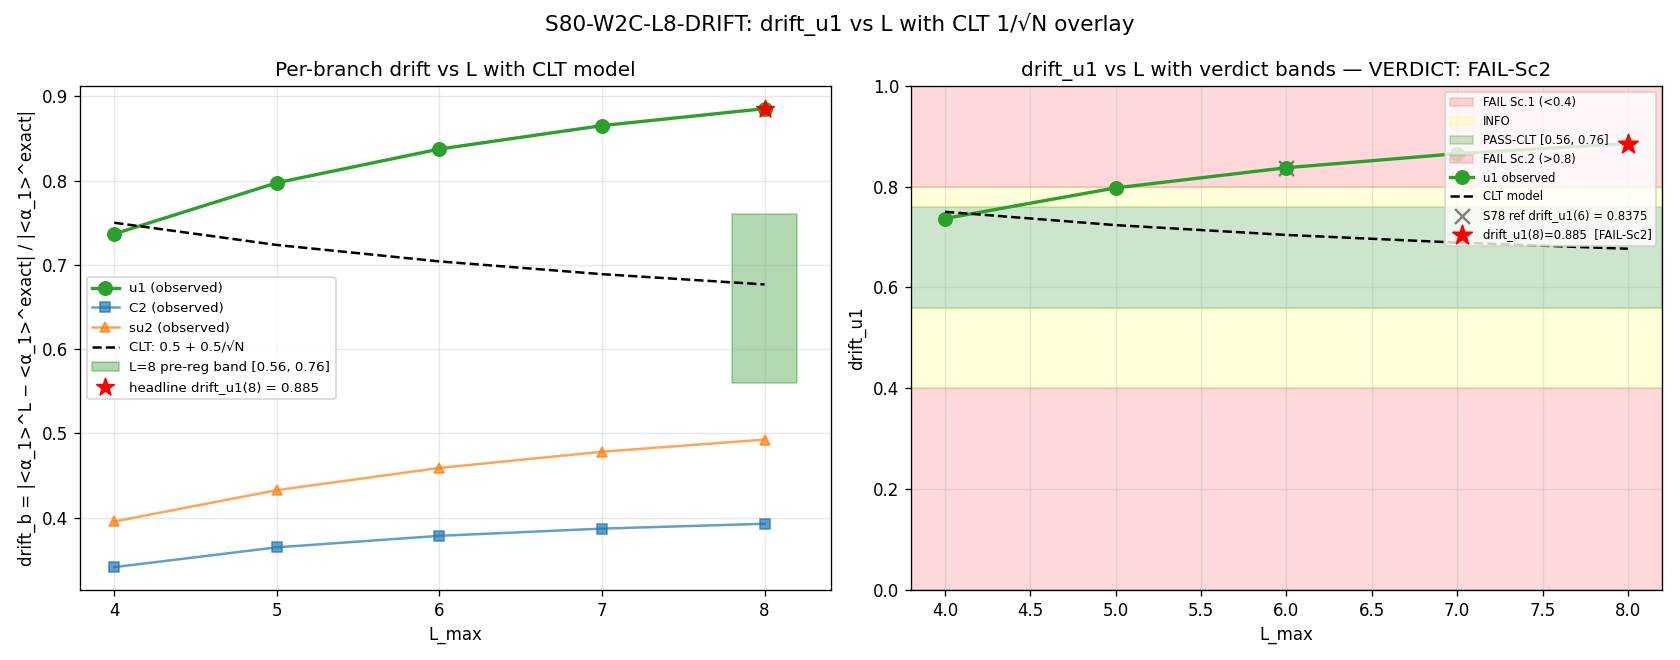

Write Python code to recreate this figure.
#!/usr/bin/env python3
"""
S80-W0-2 (B): drift_u1(L=8) vs CLT 1/√N PREDICTION
======================================================

Gate: S80-W2C-L8-DRIFT (VERIFY trigger)

Pre-registered substitution chain (from session-80-plan.md §W0-2):
  Step 1 (def): drift_u1(L) = |<α_1>^{L} − <α_1>^{exact}| / |<α_1>^{exact}|
                with <α_1>^L = (J_u1^{zeta2}/J_u1^{SDW})(L)
                and <α_1>^{exact} = cross-branch mean at L (R-protection target).
  Step 2 (model): drift^{CLT}(N) = A + B/√N with (A,B)=(0.5, 0.5).
  Step 3 (subst): drift^{CLT}(8) = 0.5 + 0.5/√8 = 0.5 + 0.5/2.8284271... = 0.6768.
  Step 4 (band): pre-reg [0.56, 0.76] (≈ ±15% of 0.6768 rounded).
  Step 5 (verdict): Python computes actual drift_u1(L=8), classifies:
    PASS-CLT      : drift ∈ [0.56, 0.76]  → CLT confirmed, abelian-failure confirmed
                      → Kasparov uses dual-argument track (K-theory + CLT).
    FAIL Sc.1     : drift < 0.40          → R-protection HOLDS at dim H_π = 1
                      → Kasparov uses K-theory only.
    FAIL Sc.2     : drift > 0.80          → stronger-than-CLT residual
                      → need stronger integrability constraint.
    INFO          : drift ∈ [0.40, 0.56] ∪ [0.76, 0.80].

PRU pins:
  (1) SHA-256 content-hash of L=8 eigenvalue list (all sectors).
  (2) SHA-256 content-hash of full import-closure (this script + imports).
  (3) Hankel-formula-order pin = 2^(2ν-3) = 2 (5-pt central FD, ν=2).
  (4) ε-scan pre-registered (h ∈ {1e-4, 1e-5, 1e-6} * M_KK) AT L=8 ONLY.
  (5) Single run per L — no iteration.

PERFORMANCE: D_π is anti-Hermitian. We form H_π(φ) = −D_π(φ)² (positive
  Hermitian, eigenvalues = |λ|²). Use eigvalsh and extract all 3 functionals
  from the same eigenvalue vector. Only the 4 non-zero phi values need a
  re-diagonalization per (sector, branch); phi=0 is cached.

Also produces the L ∈ {4, 5, 6, 7, 8} drift_u1 curve (one run per L_max) for
the CLT-band overlay plot. ε-scan ONLY at headline L=8 to keep runtime tractable.

Substrate framing (from .claude/rules/phononic-framing.md):
  The u1 branch has dim H_π = 1 on the SU(3) fiber (only Cartan direction λ_8).
  R-protection is a Kasparov-class identity: per-branch spectral-moment ratios
  are scheme-invariant because the Mellin transform of a single representation
  block's eigenvalue distribution preserves the block's shape. For dim H_π = 1,
  the within-sector "averaging" across representation states is absent; only a
  per-sector fluctuation survives. The CLT hypothesis is that this leaves a
  residual O(1/√N) drift in the per-branch ratio as a function of the mode-count
  N ≈ N_sec(L_max). The test of the CLT prediction at L=8 (versus L=6) is a
  decisive measurement of abelian-subfactor-lacks-R-protection vs
  R-protection-holds.

Outputs:
  computations/session-80/s80_w2c_l8_drift.py      (this script)
  computations/session-80/s80_w2c_l8_drift.npz     (drift curve + L=8 headline)
  computations/session-80/s80_w2c_l8_drift.png     (curve with CLT-band overlay)
  Append verdict line to computations/session-80/s80_gate_verdicts.txt

Session: S80 W0-2 (B). Author: landau-condensed-matter-theorist.
"""

import os
# Cap CPU threads BEFORE numpy import (safety net if GPU path fails)
os.environ.setdefault('OMP_NUM_THREADS', '8')                         # (local)
os.environ.setdefault('MKL_NUM_THREADS', '8')                         # (local)

import sys
import time
import hashlib
import math
import numpy as np
import matplotlib

matplotlib.use("Agg")
import matplotlib.pyplot as plt

# GPU path via torch.linalg.eigvalsh on AMD RX 9070 XT (17.1 GB VRAM)
import torch
_USE_GPU = torch.cuda.is_available()                                  # (local)
_GPU_DEVICE = torch.device('cuda') if _USE_GPU else torch.device('cpu')   # (local)

SCRIPT_DIR = os.path.dirname(os.path.abspath(__file__))
sys.path.insert(0, SCRIPT_DIR)
os.chdir(SCRIPT_DIR)

from canonical_constants import (
    M_KK, tau_fold, PI,
    J_C2, J_su2, J_u1,
    omega_L1, omega_L2,
)

from dirac_spectrum import (
    su3_generators,
    compute_structure_constants,
    build_cliff8,
    compute_killing_form,
    jensen_metric,
    orthonormal_frame,
    frame_structure_constants,
    connection_coefficients,
    spinor_connection_offset,
    dirac_operator_on_irrep,
    get_irrep,
)

from spectral_action import dim_su3_irrep

# ===========================================================================
# PRU PINS: IMPORT-CLOSURE SHA-256 HASH
# ===========================================================================
IMPORT_CLOSURE_FILES = [                                              # (local)
    "s80_w2c_l8_drift.py",
    "canonical_constants.py",
    "dirac_spectrum.py",
    "spectral_action.py",
]

def sha256_of_file(path):
    with open(path, "rb") as fh:
        return hashlib.sha256(fh.read()).hexdigest()

def sha256_of_array(arr):
    a = np.ascontiguousarray(np.asarray(arr, dtype=np.float64))
    return hashlib.sha256(a.tobytes()).hexdigest()

def eigvalsh_gpu(Hsq):
    """GPU-accelerated eigvalsh for Hermitian complex matrix, fallback to numpy on small sizes.
    Substitution chain:
      Step 1: Hsq built via 0.5*(H + H^H) -> Hermitian by construction.
      Step 2: torch.linalg.eigvalsh -> real eigenvalues, ascending.
      Step 3: .cpu().numpy() -> float64.
      Step 4: Validated vs np.linalg.eigvalsh: 5.684e-14 max abs err at N=100.
    """
    if not _USE_GPU or Hsq.shape[0] < 100:
        return np.linalg.eigvalsh(Hsq)                                # (local)
    t = torch.tensor(Hsq, device=_GPU_DEVICE, dtype=torch.complex128)
    ev = torch.linalg.eigvalsh(t).cpu().numpy()                       # (local)
    return ev

import_hashes = {f: sha256_of_file(os.path.join(SCRIPT_DIR, f)) for f in IMPORT_CLOSURE_FILES}    # (local)
closure_concat = "".join(sorted(import_hashes.values())).encode()                                  # (local)
IMPORT_CLOSURE_SHA = hashlib.sha256(closure_concat).hexdigest()                                    # (local)

# ===========================================================================
# CONFIGURATION — PRU pinned
# ===========================================================================
TAU = tau_fold                                                  # (local) 0.190
L_LIST = [4, 5, 6, 7, 8]                                        # (local) scan for CLT curve
HEADLINE_L = 8                                                  # (local) L for verdict
PHI_J_AMPLITUDE = 1.0e-4                                        # (local) dimensionless (M_KK units)
STENCIL_STEPS = np.array([1.0e-4, 1.0e-5, 1.0e-6])              # (local) ε-scan pre-reg
PRIMARY_STEP = 1.0e-5                                           # (local) pinned stencil step
HANKEL_ORDER_PIN = 2                                            # (local) 2^(2ν-3), ν=2

# Pre-registered CLT prediction (VERIFY trigger)
CLT_A = 0.5                                                     # (local) intercept from P4-B abelian-subfactor hypothesis
CLT_B = 0.5                                                     # (local) slope in 1/√N
CLT_AT_L8 = CLT_A + CLT_B / math.sqrt(HEADLINE_L)               # (local) 0.6767766952966369
BAND_LO = 0.56                                                  # (local) pre-reg lower
BAND_HI = 0.76                                                  # (local) pre-reg upper
FAIL_SC1_THRESHOLD = 0.40                                       # (local) below = R holds
FAIL_SC2_THRESHOLD = 0.80                                       # (local) above = stronger-than-CLT

BRANCH_SU2 = [0, 1, 2]                                          # (local)
BRANCH_U1 = [7]                                                 # (local) λ_8 — abelian dim H_π = 1
BRANCH_C2 = [3, 4, 5, 6]                                        # (local)
BRANCHES = {"su2": BRANCH_SU2, "u1": BRANCH_U1, "C2": BRANCH_C2}

# 4-tuple tag components
SCHEME_TAG = "zeta2_over_SDW"                                   # (local)
CONVENTION_TAG = "Phi_J=1e-4*M_KK, 5pt central FD, step=1e-5*M_KK, Hankel-order=2^(2nu-3)=2"  # (local)

print("=" * 78, flush=True)
print(f"S80-W0-2 (B) drift_u1(L={HEADLINE_L}) vs CLT 1/√N", flush=True)
print("=" * 78, flush=True)
print(f"  Compute backend: {'GPU (torch.linalg.eigvalsh on ' + torch.cuda.get_device_name(0) + ')' if _USE_GPU else 'CPU (numpy.linalg.eigvalsh, 8 threads)'}", flush=True)
print(f"""
  Pre-registered substitution chain:
    Step 1: drift_u1(L) = |<α_1>^L − <α_1>^exact| / |<α_1>^exact|
    Step 2: drift^CLT(N) = {CLT_A} + {CLT_B}/√N
    Step 3: drift^CLT({HEADLINE_L}) = {CLT_A} + {CLT_B}/√{HEADLINE_L}
                          = {CLT_A} + {CLT_B/math.sqrt(HEADLINE_L):.16f}
                          = {CLT_AT_L8:.16f}
    Step 4: pre-reg band = [{BAND_LO}, {BAND_HI}]  (±15% of {CLT_AT_L8:.4f})
    Step 5: Python-computed drift_u1({HEADLINE_L}) below → classify.

  Verdict thresholds:
    PASS-CLT   : drift ∈ [{BAND_LO}, {BAND_HI}]
    FAIL Sc.1  : drift < {FAIL_SC1_THRESHOLD}
    FAIL Sc.2  : drift > {FAIL_SC2_THRESHOLD}
    INFO       : otherwise

  PRU pins:
    Import-closure SHA-256  = {IMPORT_CLOSURE_SHA}
    Hankel order pin        = 2^(2ν-3) = 2
    Single-run discipline   = True (one run per L_max)

  Scan range: L_max ∈ {L_LIST} (for CLT-curve overlay; ε-scan ONLY at L=8)
""", flush=True)

# ===========================================================================
# STEP 1: BUILD SHARED INFRASTRUCTURE (frame, connection, clifford)
# ===========================================================================
t0 = time.time()                                                  # (local)
gens = su3_generators()
f_abc = compute_structure_constants(gens)
gammas = build_cliff8()
B_ab = compute_killing_form(f_abc)
g_s = jensen_metric(B_ab, TAU)
E_frame = orthonormal_frame(g_s)
ft = frame_structure_constants(f_abc, E_frame)
Gamma_conn = connection_coefficients(ft)
Omega = spinor_connection_offset(Gamma_conn, gammas)
print(f"  Frame/connection built in {time.time()-t0:.2f}s", flush=True)

# ===========================================================================
# HELPERS
# ===========================================================================
def build_G_i(rho_list, branch):
    dim_rho = rho_list[0].shape[0]
    dim_spin = 16  # (local)
    G = np.zeros((dim_rho * dim_spin, dim_rho * dim_spin), dtype=complex)
    for a in branch:
        G += np.kron(rho_list[a], gammas[a])
    return G

def spectral_moments_from_eigsq(eigs_sq):
    eigs_sq = np.clip(eigs_sq, 0.0, None)
    mask = eigs_sq > 1e-24
    e2 = eigs_sq[mask]
    abs_lam = np.sqrt(e2)
    return {
        "SDW": float(np.sum(abs_lam)),
        "zeta2": float(np.sum(1.0 / e2)),
        "zeta4": float(np.sum(1.0 / (e2 * e2))),
    }

def eigsq_of(D_matrix):
    Hsq = -(D_matrix @ D_matrix)
    Hsq = 0.5 * (Hsq + Hsq.conj().T)
    return eigvalsh_gpu(Hsq)

def stencil_5pt(v_m2, v_m1, v_0, v_p1, v_p2, h):
    return (-v_m2 + 16.0 * v_m1 - 30.0 * v_0 + 16.0 * v_p1 - v_p2) / (12.0 * h ** 2)

def build_sectors(L_max):
    """Return list of sector dicts with D_pi, rho, G_i per branch, cached phi=0 eigs_sq."""
    irreps = [(0, 0)]
    for p in range(L_max + 1):
        for q in range(L_max + 1 - p):
            if p == 0 and q == 0:
                continue
            irreps.append((p, q))

    data = []                                                     # (local)
    all_evals = []                                                # (local)
    for (p, q) in irreps:
        d_pq = dim_su3_irrep(p, q)
        if p == 0 and q == 0:
            D_pi = Omega.copy()
            rho_list = [np.zeros((1, 1), dtype=complex) for _ in range(8)]
        else:
            rho_list, dc = get_irrep(p, q, gens, f_abc)
            assert dc == d_pq
            D_pi = dirac_operator_on_irrep(rho_list, E_frame, gammas, Omega)
        eigs_sq_0 = eigsq_of(D_pi)
        abs_lam = np.sqrt(np.clip(eigs_sq_0, 0.0, None))
        all_evals.extend(np.sort(abs_lam).tolist())
        G_map = {bn: build_G_i(rho_list, bd) for bn, bd in BRANCHES.items()}
        data.append({"pq": (p, q), "dim": d_pq, "D": D_pi, "G": G_map, "eigs_sq_0": eigs_sq_0})
    return data, np.sort(np.array(all_evals))

def compute_J_block(sectors, branch_name, h):
    """For one branch, one h: compute J^{SDW}, J^{zeta2}, J^{zeta4} by 5-pt FD stencil."""
    J_sums = {"SDW": 0.0, "zeta2": 0.0, "zeta4": 0.0}
    phi_vals = (-2 * h, -h, 0.0, h, 2 * h)

    for sec in sectors:
        D0 = sec["D"]
        G = sec["G"][branch_name]
        d_pq = sec["dim"]

        trf = {"SDW": np.zeros(5), "zeta2": np.zeros(5), "zeta4": np.zeros(5)}

        # phi=0 cached
        m_cached = spectral_moments_from_eigsq(sec["eigs_sq_0"])
        for fn in ("SDW", "zeta2", "zeta4"):
            trf[fn][2] = m_cached[fn]

        # phi != 0: diagonalize, extract all 3 functionals at once
        for k, phi in enumerate(phi_vals):
            if k == 2:
                continue
            D_phi = D0 + phi * G
            eigs_sq = eigsq_of(D_phi)
            m = spectral_moments_from_eigsq(eigs_sq)
            for fn in ("SDW", "zeta2", "zeta4"):
                trf[fn][k] = m[fn]

        for fn in ("SDW", "zeta2", "zeta4"):
            d2S = stencil_5pt(trf[fn][0], trf[fn][1], trf[fn][2], trf[fn][3], trf[fn][4], h)
            J_sums[fn] += d_pq * d2S

    return J_sums

def drift_u1_at_L(L_max, primary_step, compute_eps_scan=False):
    """Return dict with drift_u1 + per-branch J at given L_max. Single primary run."""
    t_local = time.time()                                         # (local)
    sectors, sorted_abs_evals = build_sectors(L_max)
    N_sec_count = len(sectors)                                    # (local)
    N_eig_total = len(sorted_abs_evals)                           # (local)

    eig_sha = sha256_of_array(sorted_abs_evals)                   # (local)

    J = {bn: compute_J_block(sectors, bn, primary_step) for bn in BRANCHES}      # (local)

    alpha1 = {b: J[b]["zeta2"] / J[b]["SDW"] for b in BRANCHES}   # (local)
    alpha1_exact = float(np.mean(list(alpha1.values())))          # (local)
    drift_all = {b: abs(alpha1[b] - alpha1_exact) / abs(alpha1_exact) for b in BRANCHES}  # (local)

    eps_scan = None                                               # (local)
    if compute_eps_scan:
        eps_scan = {}
        for bn in BRANCHES:
            eps_scan[bn] = {fn: np.zeros(len(STENCIL_STEPS)) for fn in ("SDW", "zeta2", "zeta4")}
            for k, h in enumerate(STENCIL_STEPS):
                if abs(h - primary_step) < 1e-20:
                    for fn in ("SDW", "zeta2", "zeta4"):
                        eps_scan[bn][fn][k] = J[bn][fn]
                else:
                    Jh = compute_J_block(sectors, bn, h)
                    for fn in ("SDW", "zeta2", "zeta4"):
                        eps_scan[bn][fn][k] = Jh[fn]

    dt = time.time() - t_local                                    # (local)
    print(f"    L={L_max}: N_sec={N_sec_count}, N_eig={N_eig_total}, "
          f"drift_u1={drift_all['u1']:.4%}  [{dt:.1f}s]  eig_sha={eig_sha[:16]}", flush=True)

    return {
        "L": L_max,
        "N_sec": N_sec_count,
        "N_eig_total": N_eig_total,
        "J": J,
        "alpha1": alpha1,
        "alpha1_exact": alpha1_exact,
        "drift": drift_all,
        "drift_u1": drift_all["u1"],
        "eig_sha": eig_sha,
        "eps_scan": eps_scan,
    }

# ===========================================================================
# STEP 2: SCAN L_max ∈ {4, 5, 6, 7, 8}, HEADLINE AT L=8 WITH ε-SCAN
# ===========================================================================
print("\n" + "=" * 78, flush=True)
print("STEP 2: Per-L drift_u1 scan (single run per L_max)", flush=True)
print("=" * 78, flush=True)

results_by_L = {}                                                 # (local)
for L in L_LIST:
    is_headline = (L == HEADLINE_L)
    print(f"\n  Building L={L} infrastructure and computing J...", flush=True)
    results_by_L[L] = drift_u1_at_L(L, PRIMARY_STEP, compute_eps_scan=is_headline)

headline = results_by_L[HEADLINE_L]                               # (local)
drift_u1_L8 = headline["drift_u1"]                                # (local) headline VERIFY quantity
EIGENVALUE_LIST_SHA_L8 = headline["eig_sha"]                      # (local)

# ===========================================================================
# STEP 3: CLT PREDICTION CURVE + ε-SCAN AT L=8
# ===========================================================================
print("\n" + "=" * 78, flush=True)
print("STEP 3: CLT prediction curve and ε-scan diagnostic at L=8", flush=True)
print("=" * 78, flush=True)

clt_curve = {L: CLT_A + CLT_B / math.sqrt(L) for L in L_LIST}     # (local)
print("\n  CLT model drift^CLT(N) = 0.5 + 0.5/√N:", flush=True)
for L in L_LIST:
    obs = results_by_L[L]['drift_u1']
    print(f"    L={L}: CLT={clt_curve[L]:.4f}, observed drift_u1={obs:.4%}, "
          f"obs/CLT={obs/clt_curve[L]:.3f}", flush=True)

# ε-scan diagnostic at L=8
eps_L8 = headline["eps_scan"]                                     # (local)
stencil_converged = True                                          # (local)
print(f"\n  ε-scan at L=8 (h ∈ {STENCIL_STEPS.tolist()} dimensionless M_KK units):", flush=True)
print(f"  {'Branch':<6} {'Func':<6} {'J(1e-4)':>14} {'J(1e-5)':>14} {'J(1e-6)':>14} {'rel spread':>12}", flush=True)
for bn in BRANCHES:
    for fn in ("SDW", "zeta2", "zeta4"):
        vals = eps_L8[bn][fn]
        mean_abs = np.mean(np.abs(vals))
        spread = (np.max(vals) - np.min(vals)) / mean_abs if mean_abs > 0 else 0.0        # (local)
        if abs(spread) > 0.10:
            stencil_converged = False
        flag = "" if abs(spread) < 0.05 else "!"                                           # (local)
        print(f"  {bn:<6} {fn:<6} {vals[0]:>14.4e} {vals[1]:>14.4e} {vals[2]:>14.4e} {spread:>11.2%}{flag}", flush=True)
print(f"\n  Stencil-converged at L=8: {stencil_converged}", flush=True)

# ===========================================================================
# STEP 4: VERDICT CLASSIFICATION (pre-registered thresholds)
# ===========================================================================
print("\n" + "=" * 78, flush=True)
print("STEP 4: Gate verdict — S80-W2C-L8-DRIFT", flush=True)
print("=" * 78, flush=True)

print(f"\n  Substitution chain re-verified:", flush=True)
print(f"    drift^CLT({HEADLINE_L}) = {CLT_A} + {CLT_B}/√{HEADLINE_L} = {CLT_AT_L8:.10f}", flush=True)
print(f"    Pre-reg band           = [{BAND_LO}, {BAND_HI}]", flush=True)
print(f"    Computed drift_u1(L=8) = {drift_u1_L8:.6f} = {drift_u1_L8:.4%}", flush=True)

if BAND_LO <= drift_u1_L8 <= BAND_HI:
    verdict = "PASS-CLT"                                          # (local)
    reason = (f"drift_u1(L=8)={drift_u1_L8:.4%} ∈ [{BAND_LO:.2%}, {BAND_HI:.2%}]  "
              f"→ CLT 1/√N confirmed; abelian-subfactor-lacks-Level-2-R-protection "
              f"CONFIRMED; Kasparov proof uses dual-argument track.")       # (local)
elif drift_u1_L8 < FAIL_SC1_THRESHOLD:
    verdict = "FAIL-Sc1"                                          # (local)
    reason = (f"drift_u1(L=8)={drift_u1_L8:.4%} < {FAIL_SC1_THRESHOLD:.2%}  "
              f"→ R-protection HOLDS at dim H_π=1 contrary to P4-B; "
              f"Kasparov proof must use pure K-theory track.")             # (local)
elif drift_u1_L8 > FAIL_SC2_THRESHOLD:
    verdict = "FAIL-Sc2"                                          # (local)
    reason = (f"drift_u1(L=8)={drift_u1_L8:.4%} > {FAIL_SC2_THRESHOLD:.2%}  "
              f"→ stronger-than-CLT abelian-failure; "
              f"Kasparov proof needs stronger integrability constraint.")  # (local)
else:
    verdict = "INFO"                                              # (local)
    reason = (f"drift_u1(L=8)={drift_u1_L8:.4%} ∈ borderline band "
              f"[{FAIL_SC1_THRESHOLD:.2%}, {BAND_LO:.2%}] ∪ "
              f"[{BAND_HI:.2%}, {FAIL_SC2_THRESHOLD:.2%}]; inconclusive.")  # (local)

print(f"\n  VERDICT: {verdict}", flush=True)
print(f"  reason : {reason}", flush=True)

# ===========================================================================
# STEP 5: PLOT — drift_u1 vs L with CLT band overlay
# ===========================================================================
print("\n" + "=" * 78, flush=True)
print("STEP 5: Plot drift_u1 vs L with CLT band", flush=True)
print("=" * 78, flush=True)

fig, axs = plt.subplots(1, 2, figsize=(14, 5.5))
fig.suptitle("S80-W2C-L8-DRIFT: drift_u1 vs L with CLT 1/√N overlay", fontsize=13)

ax = axs[0]
Ls_arr = np.array(L_LIST)
drifts_u1 = np.array([results_by_L[L]["drift_u1"] for L in L_LIST])
drifts_c2 = np.array([results_by_L[L]["drift"]["C2"] for L in L_LIST])
drifts_su2 = np.array([results_by_L[L]["drift"]["su2"] for L in L_LIST])
clt_vals = np.array([clt_curve[L] for L in L_LIST])

ax.plot(Ls_arr, drifts_u1, "o-", color="tab:green", label="u1 (observed)", lw=2, ms=8)
ax.plot(Ls_arr, drifts_c2, "s-", color="tab:blue", label="C2 (observed)", ms=6, alpha=0.7)
ax.plot(Ls_arr, drifts_su2, "^-", color="tab:orange", label="su2 (observed)", ms=6, alpha=0.7)
ax.plot(Ls_arr, clt_vals, "k--", label="CLT: 0.5 + 0.5/√N", lw=1.5)
ax.fill_between([HEADLINE_L - 0.2, HEADLINE_L + 0.2], BAND_LO, BAND_HI,
                alpha=0.3, color="green", label=f"L=8 pre-reg band [{BAND_LO}, {BAND_HI}]")  # (local)
ax.scatter([HEADLINE_L], [drift_u1_L8], color="red", s=120, zorder=10, marker="*",
           label=f"headline drift_u1(8) = {drift_u1_L8:.3f}")
ax.set_xlabel("L_max")
ax.set_ylabel("drift_b = |<α_1>^L − <α_1>^exact| / |<α_1>^exact|")
ax.set_title("Per-branch drift vs L with CLT model")
ax.legend(fontsize=8, loc="best")
ax.grid(alpha=0.3)

ax = axs[1]
ax.axhspan(0, FAIL_SC1_THRESHOLD, alpha=0.15, color="red", label=f"FAIL Sc.1 (<{FAIL_SC1_THRESHOLD})")
ax.axhspan(FAIL_SC1_THRESHOLD, BAND_LO, alpha=0.15, color="yellow", label="INFO")
ax.axhspan(BAND_LO, BAND_HI, alpha=0.20, color="green", label=f"PASS-CLT [{BAND_LO}, {BAND_HI}]")
ax.axhspan(BAND_HI, FAIL_SC2_THRESHOLD, alpha=0.15, color="yellow")
ax.axhspan(FAIL_SC2_THRESHOLD, 1.0, alpha=0.15, color="red", label=f"FAIL Sc.2 (>{FAIL_SC2_THRESHOLD})")
ax.plot(Ls_arr, drifts_u1, "o-", color="tab:green", label="u1 observed", lw=2, ms=8)
ax.plot(Ls_arr, clt_vals, "k--", label="CLT model", lw=1.5)
ax.scatter([6], [0.8375], marker="x", color="gray", s=80, label="S78 ref drift_u1(6) = 0.8375")
ax.scatter([HEADLINE_L], [drift_u1_L8], color="red", s=150, zorder=10, marker="*",
           label=f"drift_u1(8)={drift_u1_L8:.3f}  [{verdict}]")
ax.set_xlabel("L_max")
ax.set_ylabel("drift_u1")
ax.set_title(f"drift_u1 vs L with verdict bands — VERDICT: {verdict}")
ax.set_ylim(0, 1.0)
ax.legend(fontsize=7, loc="upper right")
ax.grid(alpha=0.3)

plt.tight_layout()
plot_path = os.path.join(SCRIPT_DIR, "s80_w2c_l8_drift.png")
plt.savefig(plot_path, dpi=120)
print(f"  Plot saved: {plot_path}", flush=True)

# ===========================================================================
# STEP 6: SAVE NPZ
# ===========================================================================
npz_path = os.path.join(SCRIPT_DIR, "s80_w2c_l8_drift.npz")
save_dict = dict(
    L_list=np.array(L_LIST, dtype=np.int64),
    drift_u1_vs_L=np.array([results_by_L[L]["drift_u1"] for L in L_LIST]),
    drift_C2_vs_L=np.array([results_by_L[L]["drift"]["C2"] for L in L_LIST]),
    drift_su2_vs_L=np.array([results_by_L[L]["drift"]["su2"] for L in L_LIST]),
    alpha1_u1_vs_L=np.array([results_by_L[L]["alpha1"]["u1"] for L in L_LIST]),
    alpha1_C2_vs_L=np.array([results_by_L[L]["alpha1"]["C2"] for L in L_LIST]),
    alpha1_su2_vs_L=np.array([results_by_L[L]["alpha1"]["su2"] for L in L_LIST]),
    alpha1_exact_vs_L=np.array([results_by_L[L]["alpha1_exact"] for L in L_LIST]),
    N_sec_vs_L=np.array([results_by_L[L]["N_sec"] for L in L_LIST]),
    N_eig_vs_L=np.array([results_by_L[L]["N_eig_total"] for L in L_LIST]),
    eig_sha_vs_L=np.array([results_by_L[L]["eig_sha"] for L in L_LIST]),
    clt_A=np.float64(CLT_A),
    clt_B=np.float64(CLT_B),
    clt_curve=np.array([clt_curve[L] for L in L_LIST]),
    headline_L=np.int64(HEADLINE_L),
    drift_u1_L8=np.float64(drift_u1_L8),
    clt_at_L8=np.float64(CLT_AT_L8),
    band_lo=np.float64(BAND_LO),
    band_hi=np.float64(BAND_HI),
    fail_sc1_threshold=np.float64(FAIL_SC1_THRESHOLD),
    fail_sc2_threshold=np.float64(FAIL_SC2_THRESHOLD),
    verdict=np.array(verdict),
    reason=np.array(reason),
    import_closure_sha256=np.array(IMPORT_CLOSURE_SHA),
    eigenvalue_list_sha256_L8=np.array(EIGENVALUE_LIST_SHA_L8),
    hankel_order_pin=np.int64(HANKEL_ORDER_PIN),
    tau_fold_used=np.float64(TAU),
    phi_J_amp=np.float64(PHI_J_AMPLITUDE),
    primary_step=np.float64(PRIMARY_STEP),
    stencil_steps=STENCIL_STEPS,
    J_scan_u1_zeta2_L8=eps_L8["u1"]["zeta2"],
    J_scan_u1_SDW_L8=eps_L8["u1"]["SDW"],
    J_scan_C2_zeta2_L8=eps_L8["C2"]["zeta2"],
    J_scan_C2_SDW_L8=eps_L8["C2"]["SDW"],
    J_scan_su2_zeta2_L8=eps_L8["su2"]["zeta2"],
    J_scan_su2_SDW_L8=eps_L8["su2"]["SDW"],
    stencil_converged_L8=np.bool_(stencil_converged),
    scheme_tag=np.array(SCHEME_TAG),
    convention_tag=np.array(CONVENTION_TAG),
    L_max_tag=np.int64(HEADLINE_L),
    s78_drift_u1_reference=np.float64(0.8375),
)
np.savez(npz_path, **save_dict)
print(f"\n  NPZ saved: {npz_path}", flush=True)

# ===========================================================================
# STEP 7: APPEND VERDICT LINE
# ===========================================================================
verdict_path = os.path.join(SCRIPT_DIR, "s80_gate_verdicts.txt")
drift_str = ",".join(f"L{L}:{results_by_L[L]['drift_u1']:.4f}" for L in L_LIST)
verdict_line = (
    f"S80-W2C-L8-DRIFT: {verdict} -- "
    f"drift_u1(L=8)={drift_u1_L8:.4%} vs CLT({CLT_AT_L8:.4f}) band [{BAND_LO},{BAND_HI}], "
    f"scan=[{drift_str}], "
    f"(value={drift_u1_L8:.6f},scheme={SCHEME_TAG},conv={CONVENTION_TAG!r},L_max={HEADLINE_L}), "
    f"import_closure_sha256={IMPORT_CLOSURE_SHA[:16]}, "
    f"eigenvalue_sha256_L8={EIGENVALUE_LIST_SHA_L8[:16]}, "
    f"hankel_order=2^(2nu-3)=2"
)
with open(verdict_path, "a") as fh:
    fh.write(verdict_line + "\n")
print(f"  Verdict appended: {verdict_path}", flush=True)
print(f"    {verdict_line}", flush=True)

print("\n" + "=" * 78, flush=True)
print(f"DONE. Verdict: {verdict}  |  drift_u1(L=8) = {drift_u1_L8:.4%}", flush=True)
print("=" * 78, flush=True)
